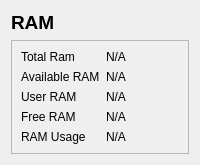
            <widget class="QWidget" name="memory">
             <layout class="QVBoxLayout" name="verticalLayout_4">
              <item alignment="Qt::AlignTop">
               <widget class="QLabel" name="label_70">
                <property name="font">
                 <font>
                  <pointsize>14</pointsize>
                  <weight>75</weight>
                  <bold>true</bold>
                 </font>
                </property>
                <property name="text">
                 <string>RAM</string>
                </property>
               </widget>
              </item>
              <item>
               <widget class="QFrame" name="ram_info">
                <property name="sizePolicy">
                 <sizepolicy hsizetype="Preferred" vsizetype="Expanding">
                  <horstretch>0</horstretch>
                  <verstretch>0</verstretch>
                 </sizepolicy>
                </property>
                <property name="frameShape">
                 <enum>QFrame::StyledPanel</enum>
                </property>
                <property name="frameShadow">
                 <enum>QFrame::Raised</enum>
                </property>
                <layout class="QGridLayout" name="gridLayout_3">
                 <item row="4" column="1">
                  <widget class="QLabel" name="label_26">
                   <property name="text">
                    <string>N/A</string>
                   </property>
                  </widget>
                 </item>
                 <item row="2" column="0">
                  <widget class="QLabel" name="label_19">
                   <property name="text">
                    <string>User RAM</string>
                   </property>
                  </widget>
                 </item>
                 <item row="3" column="0">
                  <widget class="QLabel" name="label_20">
                   <property name="text">
                    <string>Free RAM</string>
                   </property>
                  </widget>
                 </item>
                 <item row="3" column="1">
                  <widget class="QLabel" name="label_25">
                   <property name="text">
                    <string>N/A</string>
                   </property>
                  </widget>
                 </item>
                 <item row="1" column="1">
                  <widget class="QLabel" name="label_23">
                   <property name="text">
                    <string>N/A</string>
                   </property>
                  </widget>
                 </item>
                 <item row="4" column="0">
                  <widget class="QLabel" name="label_21">
                   <property name="text">
                    <string>RAM Usage</string>
                   </property>
                  </widget>
                 </item>
                 <item row="0" column="0">
                  <widget class="QLabel" name="label_17">
                   <property name="text">
                    <string>Total Ram</string>
                   </property>
                  </widget>
                 </item>
                 <item row="2" column="1">
                  <widget class="QLabel" name="label_24">
                   <property name="text">
                    <string>N/A</string>
                   </property>
                  </widget>
                 </item>
                 <item row="1" column="0">
                  <widget class="QLabel" name="label_18">
                   <property name="text">
                    <string>Available RAM</string>
                   </property>
                  </widget>
                 </item>
                 <item row="0" column="1">
                  <widget class="QLabel" name="label_22">
                   <property name="text">
                    <string>N/A</string>
                   </property>
                  </widget>
                 </item>
                </layout>
               </widget>
              </item>
             </layout>
            </widget>
